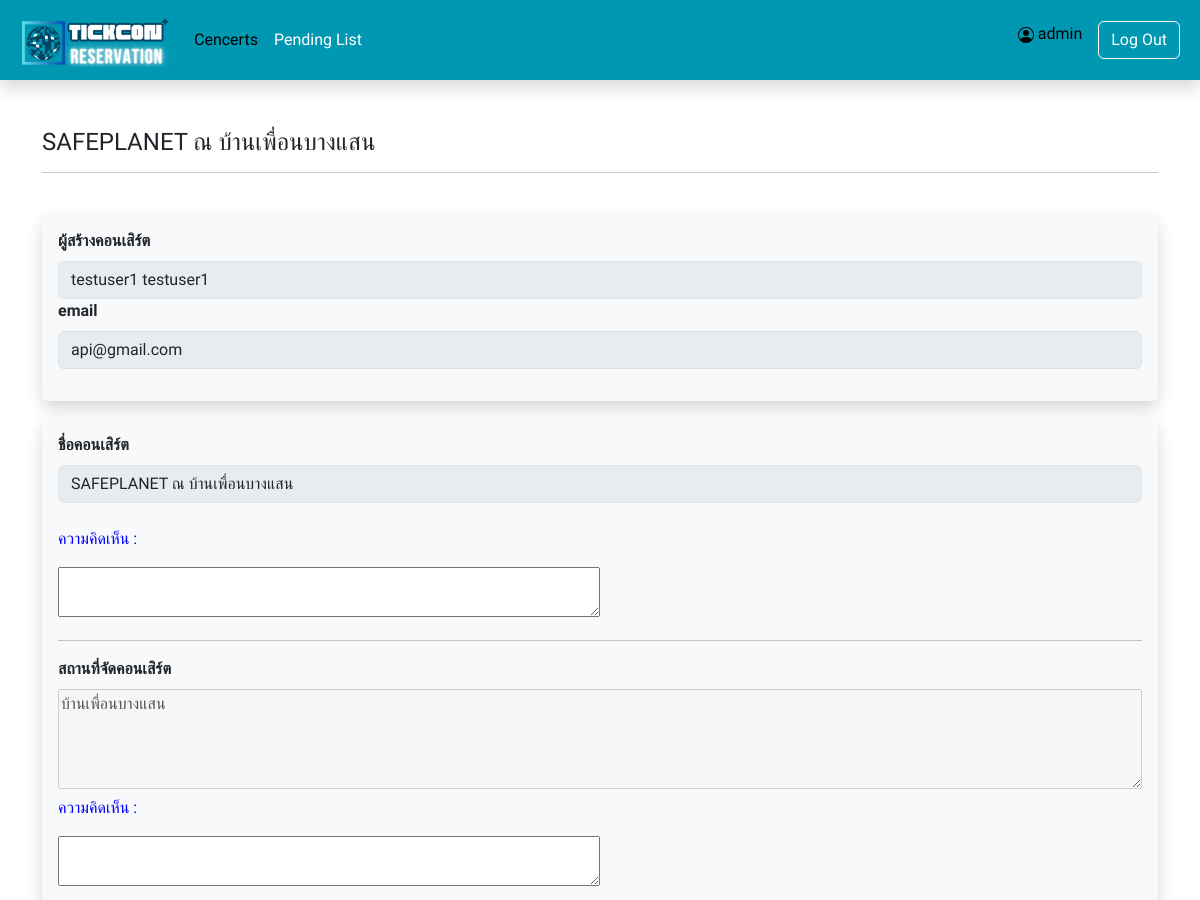
Before: /all_final/each_con_check.php?concert_id=1 (signed in, upper part) with the older database file.
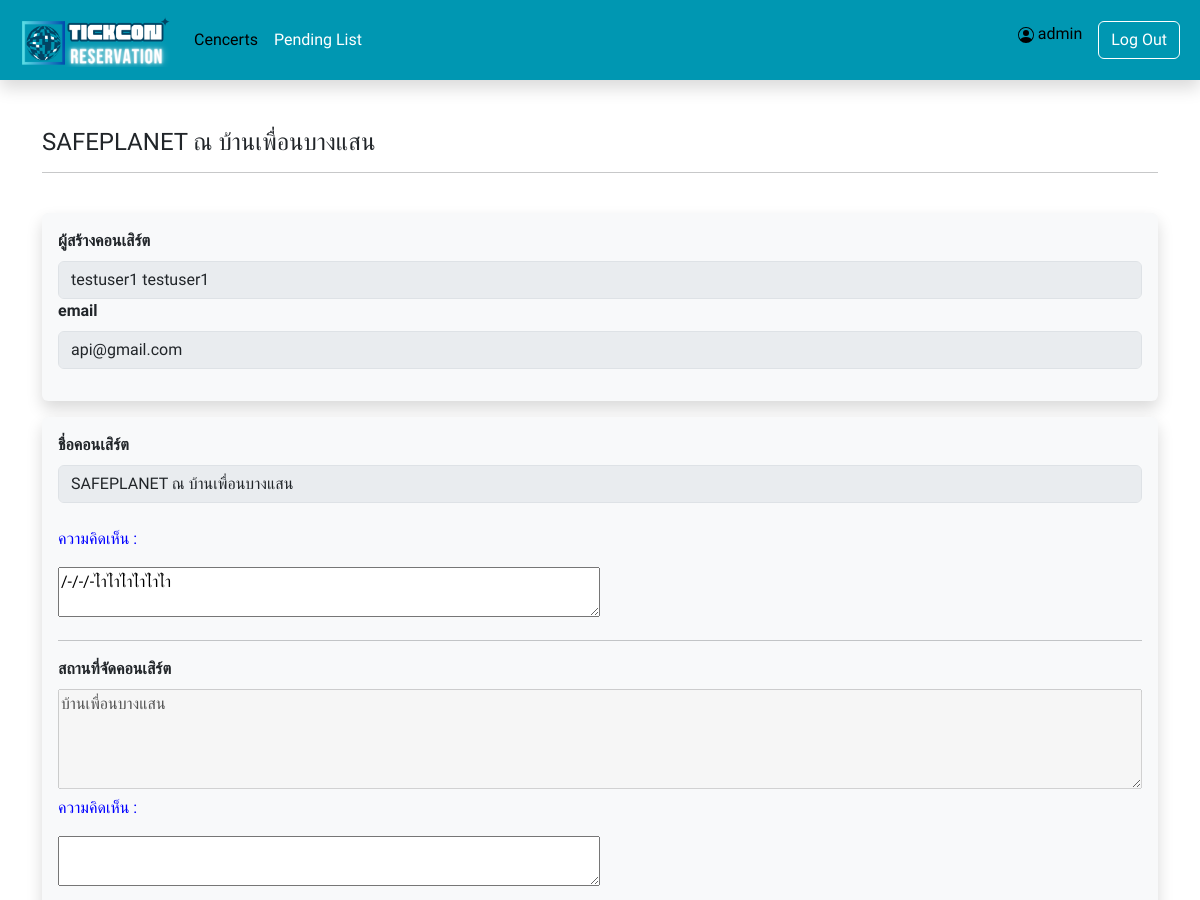
After: the same page with the newer database file.
### tables this page shows
CREATE TABLE "concert" (
	"concert_id"	INTEGER NOT NULL UNIQUE,
	"concert_name"	TEXT NOT NULL,
	"detail"	TEXT NOT NULL,
	"requirement"	TEXT NOT NULL,
	"status"	TEXT NOT NULL,
	"concert_img_path"	TEXT NOT NULL,
	"open_booking_date"	DATE NOT NULL,
	"show_date"	DATE NOT NULL,
	"show_time"	TEXT NOT NULL,
	"copy_id_card_img"	TEXT NOT NULL,
	"con_permission_img"	TEXT NOT NULL,
	"stage_img"	TEXT,
	"bank_name"	TEXT NOT NULL,
	"bank_code"	TEXT NOT NULL,
	"address"	TEXT NOT NULL,
	"member_id"	INTEGER NOT NULL,
	"concert_name_comment"	TEXT,
	"detail_comment"	TEXT,
	"requirement_comment"	TEXT,
	"concert_img_comment"	TEXT,
	"open_booking_date_comment"	TEXT,
	"show_date_comment"	TEXT,
	"show_time_comment"	TEXT,
	"copy_id_card_comment"	TEXT,
	"con_permission_comment"	TEXT,
	"stage_img_comment"	TEXT,
	"bank_name_comment"	TEXT,
	"bank_code_comment"	TEXT,
	"address_comment"	TEXT,
	"ticket_comment"	TEXT,
	"lo_link"	TEXT,
	PRIMARY KEY("concert_id" AUTOINCREMENT)
);

CREATE TABLE "member" (
	"member_id"	INTEGER NOT NULL UNIQUE,
	"email"	TEXT NOT NULL,
	"password"	TEXT NOT NULL,
	"type"	TEXT NOT NULL,
	"firstname"	TEXT,
	"lastname"	TEXT,
	PRIMARY KEY("member_id" AUTOINCREMENT)
);

### all_final/each_con_check.php (the view, shortened to what this page needs)
<!DOCTYPE html>
<html lang="en">
<head>
    <link href="https://cdn.jsdelivr.net/npm/bootstrap@5.3.2/dist/css/bootstrap.min.css" rel="stylesheet"
>
</head>
<body>
    <nav class="navbar navbar-expand-md sticky-top shadow p-2 mb-5 " style="background-color : #0097B2">
        <div class="container-fluid">
            <a class="navbar-brand" href="index_admin.php">
                <img src="upload/logo/TICKCON.png" alt="Logo" width="150px" class="d-inline-block align-text-top">
            </a>
            <div class="collapse navbar-collapse" id="navbarSupportedContent">
                <ul class="navbar-nav me-auto mb-2 mb-lg-0 p-1 ms-0 ps-0">
                    <li class="nav-item">
                        <a class="nav-link" href="index_admin.php">Cencerts</a>
                    </li>
                    <li class="nav-item">
                        <a class="nav-link " href="con_waiting_list.php" style="color:white;">Pending List</a>
                    </li>
                </ul>
                <div class="mb-lg-0 me-3 mt-1">
                    <p style="color:black">
                        <?= $_SESSION['firstname'] ?>
                    </p>
                </div>
                <form class="d-flex mb-2 mb-lg-0" action="index_notlogin.php">
                    <button class="btn btn-outline-danger" type="submit">Log Out</button>
                </form>
            </div>
        </div>
    </nav>
    <?php
    $concert_id = $_SESSION['concert_id'];
    require_once 'config/db.php';
    $sql = <<<EOF
    SELECT * from concert
    WHERE concert_id = $concert_id;
    EOF;
    $ret = $db->query($sql);
    $row = $ret->fetchArray(SQLITE3_ASSOC);
    $member_id = $row['member_id'];
    $sql2 = <<<EOF
    SELECT * from member
    WHERE member_id = $member_id;
    EOF;
    $ret2 = $db->query($sql2);
    $row2 = $ret2->fetchArray(SQLITE3_ASSOC);
    echo '<div class="container">
        <h4>'.$row['concert_name'].'</h4><hr><br>
        <form method="get" action="each_con_check.php" id="form1">
        <div class="shadow p-3 mb-3 bg-body-tertiary rounded">
            <div class="mb-3">
                <label for="cname" class="form-label"><b>ผู้สร้างคอนเสิร์ต</b></label>
                <input type="text" class="form-control" name="cname" value = "' . $row2['firstname'] . ' ' . $row2['lastname'] . '" disabled>
                <label for="cname" class="form-label"><b>email</b></label>
                <input type="text" class="form-control" name="cname" value = "' . $row2['email'] . '" disabled>
            </div>
            </div>
            <div class="shadow p-3 mb-3 bg-body-tertiary rounded">
            <div class="mb-3">
                <label for="cname" class="form-label"><b>ชื่อคอนเสิร์ต</b></label>
                <input type="text" class="form-control" name="cname" value = "' . $row['concert_name'] . '" disabled>
                <br><p class="comment">ความคิดเห็น :</p>' . '<textarea name="concert_name_comment" style="width: 50%; height: 50px;">'.$row['concert_name_comment'].'</textarea><hr>
            </div>
            <div class="mb-3">
                <label for="address" class="form-label"><b>สถานที่จัดคอนเสิร์ต</b></label><br>
                <textarea name="address" style="width: 100%; height: 100px;" disabled>' . $row['address'] . '</textarea>
                <br><p class="comment">ความคิดเห็น :</p>' . '<textarea name="address_comment" style="width: 50%; height: 50px;">'.$row['address_comment'].'</textarea><hr>
            </div>
                <input type="date" class="form-control" name="bdate" value = "' . $row['open_booking_date'] . '" disabled>
                <br><p class="comment">ความคิดเห็น :</p>' . '<textarea name="open_booking_date_comment" style="width: 50%; height: 50px;">'.$row['open_booking_date_comment'].'</textarea><hr>
                <input type="date" class="form-control" name="cdate" value = "' . $row['show_date'] . '" disabled>
                <br><p class="comment">ความคิดเห็น :</p>' . '<textarea name="show_date_comment" style="width: 50%; height: 50px;">'.$row['show_date_comment'].'</textarea><hr>
                <input type="time" class="form-control" name="ctime" value = "' . $row['show_time'] . '" disabled>
                <br><p class="comment">ความคิดเห็น :</p>' . '<textarea name="show_time_comment" style="width: 50%; height: 50px;">'.$row['show_time_comment'].'</textarea><hr>
                <textarea name="detail" style="width: 100%; height: 100px;" disabled>' . $row['detail'] . '</textarea>
                <br><p class="comment">ความคิดเห็น :</p>' . '<textarea name="detail_comment" style="width: 50%; height: 50px;">'.$row['detail_comment'].'</textarea><hr>
                <input type="require" class="form-control" name="require" value = "' . $row['requirement'] . '" disabled>
                <br><p class="comment">ความคิดเห็น :</p>' . '<textarea name="requirement_comment" style="width: 50%; height: 50px;">'.$row['requirement_comment'].'</textarea><hr>
                <img src="' . $row['concert_img_path'] . '" style="max-width : 40vw"><br><br>
                <p class="comment">ความคิดเห็น :</p>' . '<textarea name="concert_img_comment" style="width: 50%; height: 50px;">'.$row['concert_img_comment'].'</textarea><hr>
            <div class="mb-3">
            <label for="con_img" class="form-label"><b>แผนผังคอนเสิร์ต</b></label><br>';
            echo '<p class="comment">ความคิดเห็น :</p><textarea name="stage_img_comment" style="width: 50%; height: 50px;">'.$row['stage_img_comment'].'</textarea>
            </div>
            </div>
            <div class="shadow p-3 mb-3 bg-body-tertiary rounded">
            <div class="mb-3" id="tic_type_add">
            <label class="form-label"><b>บัตรคอนเสิร์ต :</b></label>';
    echo '<p class="comment">ความคิดเห็น :</p>' . '<textarea name="ticket_comment" style="width: 50%; height: 50px;">'.$row['ticket_comment'].'</textarea></div>
            </div>
            <div class="shadow p-3 mb-3 bg-body-tertiary rounded">
            <label class="form-label"><b>ข้อมูลผู้จัดคอนเสิร์ต :</b></label>
            <div class="mb-3">
                <label for="id_card_img" class="form-label"><b>สำเนาบัตรประชาชนผู้จัดคอนเสิร์ต</b></label><br>
                <img src="' . $row['copy_id_card_img'] . '" style="max-width : 40vw"><br><br>
                <p class="comment">ความคิดเห็น :</p>' . '<textarea name="copy_id_card_comment" style="width: 50%; height: 50px;">'.$row['copy_id_card_comment'].'</textarea><hr>
            </div>
            <div class="mb-3">
                <label for="license_img" class="form-label"><b>ใบอนุญาตจัดคอนเสิร์ต</b></label><br>
                <img src="' . $row['con_permission_img'] . '" style="max-width : 40vw"><br><br>
                <p class="comment">ความคิดเห็น :</p>' . '<textarea name="con_permission_comment" style="width: 50%; height: 50px;">'.$row['con_permission_comment'].'</textarea><hr>
            </div>
             <div class="mb-3">
                <label for="bank_acc_name" class="form-label"><b>ชื่อธนาคารรับเงิน</b></label>
                <input type="text" class="form-control" name="bank_acc_name"  value = "' . $row['bank_name'] . '" disabled>
                <br><p class="comment">ความคิดเห็น :</p>' . '<textarea name="bank_name_comment" style="width: 50%; height: 50px;">'.$row['bank_name_comment'].'</textarea><hr>
                <label for="bank_acc_number" class="form-label"><b>เลขที่บัญชีธนาคารรับเงิน</b></label>
                <input type="text" class="form-control" name="bank_acc_number"  value = "' . $row['bank_code'] . '" disabled>
                <br><p class="comment">ความคิดเห็น :</p>' . '<textarea name="bank_code_comment" style="width: 50%; height: 50px;">'.$row['bank_code_comment'].'</textarea><hr>
            </div></div>';
    echo '<div class="modal fade" id="confirm2" tabindex="-1" role="dialog"
        aria-labelledby="Title" aria-hidden="true">
        <div class="modal-dialog" role="document">
            <div class="modal-content">
                <div class="modal-header">
                    <p class="modal-title fw-bold fs-6" id="Title">Reject this concert?</p>
                    <button type="button" class="btn-close" data-bs-dismiss="modal"
                        aria-label="Close">
                    </button>
                </div>
                <div class="modal-body">
                        <div class="modal-footer">
                            <input type="hidden" id="status-reject" name="status-reject">
                            <button type="submit" class="btn btn-danger" id="confirm" id="form1" name="confirm">Reject</button>
                            <button type="button" class="btn btn-secondary" data-bs-dismiss="modal" aria-label="Close">Cancel</button>
                        </div>
                </div>
            </div>
        </div>
    </div></form>';
    ?>
</body>
</html>

### all_final/each_con_check.php (style rules this page uses)
.container { margin: auto; margin-bottom: 20px; }
.comment { color: blue; }
* { font-family: 'Dosis', sans-serif; font-family: 'IBM Plex Sans Thai', sans-serif; }
.navbar-brand { font-family: 'Mohave', sans-serif; }
.container-fluid { color: white; }
.btn-outline-danger { color: white; border-color: white; }
.nav-link { text-decoration: none; color: #000000; }

Changed rows visible on the page:
changed concert "SAFEPLANET ณ บ้านเพื่อนบางแสน": concert_name_comment (not shown) → "/-/-/-ไำไำไำไำไำไำ"
